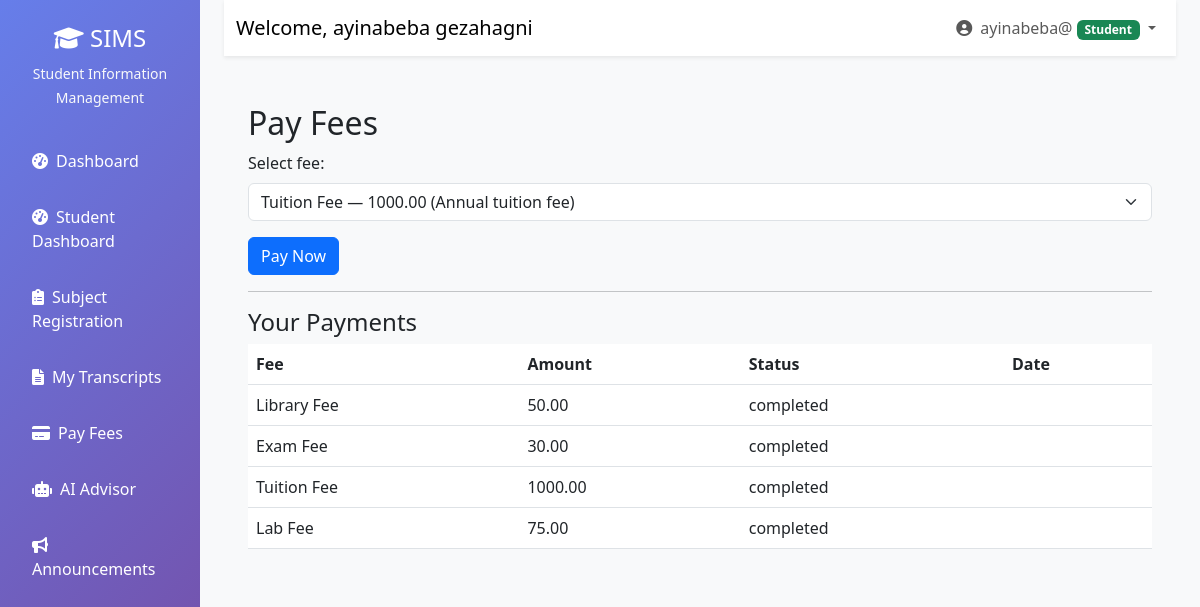
The app's page /students/pay-fees/ (signed in) with its own data.
### users/models.py (models this page shows, shortened)
class User(AbstractUser):
    ROLE_CHOICES = (
        ('admin', 'Administrator'),
        ('teacher', 'Teacher'),
        ('student', 'Student'),
        ('registrar', 'Registrar'),
        ('finance', 'Finance Officer'),
        ('parent', 'Parent'),
    )
    role = models.CharField(max_length=20, choices=ROLE_CHOICES)
    phone = models.CharField(max_length=15, blank=True)
    address = models.TextField(blank=True)
    date_of_birth = models.DateField(null=True, blank=True)
    profile_picture = models.ImageField(upload_to='profiles/', null=True, blank=True)
    is_approved = models.BooleanField(default=False)
    created_at = models.DateTimeField(auto_now_add=True)

### payments/models.py (models this page shows, shortened)
class Payment(models.Model):
    student = models.ForeignKey(User, on_delete=models.CASCADE, limit_choices_to={'role': 'student'})
    fee_structure = models.ForeignKey(FeeStructure, on_delete=models.CASCADE)
    amount_paid = models.DecimalField(max_digits=10, decimal_places=2)
    payment_date = models.DateTimeField(auto_now_add=True)
    payment_method = models.CharField(max_length=50)
    transaction_id = models.CharField(max_length=100, unique=True)
    STATUS_CHOICES = (
        ('pending', 'Pending'),
        ('completed', 'Completed'),
        ('failed', 'Failed'),
    )
    status = models.CharField(max_length=20, choices=STATUS_CHOICES, default='pending')

class FeeStructure(models.Model):
    name = models.CharField(max_length=100)
    amount = models.DecimalField(max_digits=10, decimal_places=2)
    description = models.TextField()
    is_active = models.BooleanField(default=True)
    created_by = models.ForeignKey(User, on_delete=models.CASCADE)
    created_at = models.DateTimeField(auto_now_add=True)

### users/decorators.py (the view)
        def wrapper(request, *args, **kwargs):
            if request.user.is_authenticated:
                if request.user.role in allowed_roles or request.user.is_superuser:
                    return view_func(request, *args, **kwargs)
            messages.error(request, "You don't have permission to access this page.")
            return redirect('dashboard')

### students/views.py (called while the page is built, shortened)
@student_required
def pay_fees(request):
    fee_structures = FeeStructure.objects.filter(is_active=True)
    student_payments = Payment.objects.filter(student=request.user).select_related('fee_structure')
    context = {
        'fee_structures': fee_structures,
        'payments': student_payments,
    }
    return render(request, 'students/pay_fees.html', context)

### templates/students/pay_fees.html (shortened to what this page needs)
{% extends 'base.html' %}
{% block content %}
<div class="container py-4">
  <h2>Pay Fees</h2>
  {% if fee_structures %}
    <form method="post">
      <div class="mb-3">
        <label for="fee_structure_id" class="form-label">Select fee:</label>
        <select id="fee_structure_id" name="fee_structure_id" class="form-select">
          {% for f in fee_structures %}
            <option value="{{ f.id }}">{{ f.name }} — {{ f.amount }} ({{ f.description }})</option>
          {% endfor %}
        </select>
      </div>
      <button class="btn btn-primary" type="submit">Pay Now</button>
    </form>
  {% else %}
    <div class="alert alert-info">No active fees available at the moment.</div>
  {% endif %}
  <hr />
  <h4>Your Payments</h4>
  {% if payments.exists %}
    <table class="table">
      <thead><tr><th>Fee</th><th>Amount</th><th>Status</th><th>Date</th></tr></thead>
      <tbody>
        {% for p in payments %}
        <tr>
          <td>{{ p.fee_structure.name }}</td>
          <td>{{ p.amount_paid }}</td>
          <td>{{ p.status }}</td>
          <td>{{ p.created_at|date:"M d, Y H:i" }}</td>
        </tr>
        {% endfor %}
      </tbody>
    </table>
  {% else %}
    <p>You have no payment records.</p>
  {% endif %}
</div>
{% endblock %}

### templates/base.html (shortened to what this page needs)
<!DOCTYPE html>
<html lang="en">
  <head>
    <link
      href="https://cdn.jsdelivr.net/npm/bootstrap@5.3.0/dist/css/bootstrap.min.css"
      rel="stylesheet"
    />
    <link
      href="https://cdnjs.cloudflare.com/ajax/libs/font-awesome/6.0.0/css/all.min.css"
      rel="stylesheet"
    />
  </head>
  <body>
    {% if user.is_authenticated %}
    <div class="container-fluid">
      <div class="row">
        <nav class="col-md-3 col-lg-2 d-md-block sidebar">
          <div class="position-sticky pt-4">
            <div class="text-center mb-4">
              <h4 class="text-white">
                <i class="fas fa-graduation-cap"></i> SIMS
              </h4>
              <small class="text-light">Student Information Management</small>
            </div>
            <ul class="nav flex-column">
              <li class="nav-item">
                <a
                  class="nav-link {% if request.resolver_match.url_name == 'dashboard' %}active{% endif %}"
                  href="{% url 'dashboard' %}"
                >
                  <i class="fas fa-tachometer-alt me-2"></i>Dashboard
                </a>
              </li>
              {% if user.role == 'student' or user.is_student %}
              <li class="nav-item">
                <a class="nav-link" href="{% url 'student_dashboard' %}">
                  <i class="fas fa-tachometer-alt me-2"></i>Student Dashboard
                </a>
              </li>
              <li class="nav-item">
                <a class="nav-link" href="{% url 'subject_registration' %}">
                  <i class="fas fa-clipboard-list me-2"></i>Subject Registration
                </a>
              </li>
              <li class="nav-item">
                <a class="nav-link" href="{% url 'view_transcripts' %}">
                  <i class="fas fa-file-alt me-2"></i>My Transcripts
                </a>
              </li>
              <li class="nav-item">
                <a class="nav-link" href="{% url 'pay_fees' %}">
                  <i class="fas fa-credit-card me-2"></i>Pay Fees
                </a>
              </li>
              <li class="nav-item">
                <a class="nav-link" href="{% url 'interact_with_ai' %}">
                  <i class="fas fa-robot me-2"></i>AI Advisor
                </a>
              </li>
              <li class="nav-item">
                <a class="nav-link" href="{% url 'view_announcements' %}">
                  <i class="fas fa-bullhorn me-2"></i>Announcements
                </a>
              </li>
              {% endif %}
            </ul>
          </div>
        </nav>
        <main class="col-md-9 ms-sm-auto col-lg-10 px-md-4 main-content">
          <nav
            class="navbar navbar-expand-lg navbar-light bg-white shadow-sm mb-4"
          >
            <div class="container-fluid">
              <span class="navbar-brand"
                >Welcome, {{ user.get_full_name|default:user.username }}</span
              >
              <div class="navbar-nav ms-auto">
                <div class="nav-item dropdown">
                  <a
                    class="nav-link dropdown-toggle"
                    href="#"
                    id="navbarDropdown"
                    role="button"
                    data-bs-toggle="dropdown"
                  >
                    <i class="fas fa-user-circle me-1"></i> {{ user.username }}
                    <span
                      class="badge bg-{% if user.role == 'admin' %}danger{% elif user.role == 'teacher' %}info{% elif user.role == 'student' %}success{% elif user.role == 'parent' %}warning{% else %}secondary{% endif %}"
                    >
                      {{ user.get_role_display }}
                    </span>
                  </a>
                </div>
              </div>
            </div>
          </nav>
          <div class="container-fluid">{% block content %}{% endblock %}</div>
        </main>
      </div>
    </div>
    {% else %} {% block auth_content %}{% endblock %} {% endif %}
  </body>
</html>

### templates/base.html (style rules this page uses)
.sidebar { min-height: 100vh; background: linear-gradient(135deg, #667eea 0%, #764ba2 100%); }
.sidebar .nav-link { color: #fff; padding: 12px 20px; margin: 4px 0; border-radius: 8px; transition: all 0.3s; }
.main-content { background-color: #f8f9fa; min-height: 100vh; }

### records on screen
User: get_full_name "ayinabeba gezahagni", username "ayinabeba@", role "Student"
Payment: fee_structure.name "Library Fee", amount_paid "50.00", status "completed"
Payment: fee_structure.name "Exam Fee", amount_paid "30.00", status "completed"
Payment: fee_structure.name "Tuition Fee", amount_paid "1000.00", status "completed"
Payment: fee_structure.name "Lab Fee", amount_paid "75.00", status "completed"

### other values on screen
form field fee_structure_id "Tuition Fee — 1000.00 (Annual tuition fee)"
